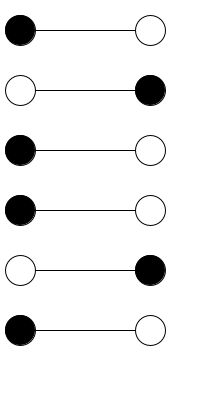
Frame 1 (no input)
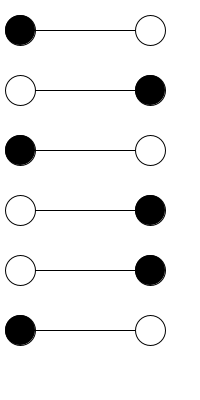
Frame 60 (the mouse pressed at the canvas centre just before this capture)
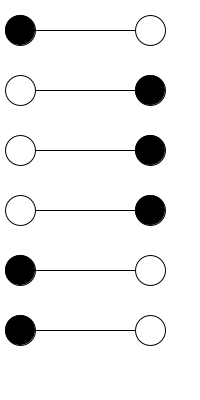
Frame 120 (the mouse held since frame 60 and released just before this capture)

The Processing sketch that drew these frames (run headless with seeded random() and noise(); from frame 60 on, the mouse is pressed at the canvas centre):

// Processing sketch: processing_48640
// ── processing_48640.pde

int x = 0; 
 
  int a1;
  int a2;
  int b1;
  int b2;
  int c1;
  int c2;
 
 //extras?
  int d1;
  int d2;
  int e1;
  int e2;
  int f1;
  int f2;
  
void setup(){
  size(200,400);
 
  //variables
 
 
 
}
 
void draw(){
 
 
  background(255);
 
 
 
 
  //lines
 
  line(20,30,160,30);
  line(20,90,160,90);
  line(20,150,160,150);
  line(20,210,160,210);
  line(20,270,160,270);
  line(20,330,160,330);
 
 
  //animate
 
  x = x+1;
 
  //conditions
 
  if(x == 360){
    x = 0;
  }
 
  //first pair
  if(x > 0 && x < 180){
    a1 = 0;
    a2 = 255;
  }
  else if(x > 180 && x < 360){
    a1 = 255;
    a2 = 0;
  }
  //second pair
  if(x > 120 && x < 300){
    b1 = 0;
    b2 = 255;
  }
  else if(x > 300 && x< 360 || x > 0 && x < 120){
    b1 = 255;
    b2 = 0;
  }
  //third pair
  if(x > 240 && x < 360 || x > 0 && x < 60){
    c1 = 0;
    c2 = 255;
  }
  else if(x > 60 && x < 240){
    c1 = 255;
    c2 = 0;
  }
  
  //EXTRAS?
  
    //fourth pair
  if(x > 30 && x < 210){
    d1 = 0;
    d2 = 255;
  }
  else if(x > 210 && x < 360 || x > 0 && x < 30){
    d1 = 255;
    d2 = 0;
  }
  //fifth pair
  if(x > 150 && x < 330){
    f1 = 0;
    f2 = 255;
  }
  else if(x > 330 && x< 360 || x > 0 && x < 150){
    f1 = 255;
    f2 = 0;
  }
  //sixth pair
  if(x > 270 && x < 360 || x > 0 && x < 90){
    e1 = 0;
    e2 = 255;
  }
  else if(x > 90 && x < 270){
    e1 = 255;
    e2 = 0;
  }
 
  //circles
  fill(a1);
  ellipse(20,30,30,30);
  fill(a2);
  ellipse(150,30,30,30);
  fill(b1);
  ellipse(20,90,30,30);
  fill(b2);
  ellipse(150,90,30,30);
  fill(c1);
  ellipse(20,150,30,30);
  fill(c2);
  ellipse(150,150,30,30);
  fill(d2);
  ellipse(20,210,30,30);
  fill(d1);
  ellipse(150,210,30,30);
  fill(e2);
  ellipse(20,270,30,30);
  fill(e1);
  ellipse(150,270,30,30);
  fill(f2);
  ellipse(20,330,30,30);
  fill(f1);
  ellipse(150,330,30,30);
 
}
                
